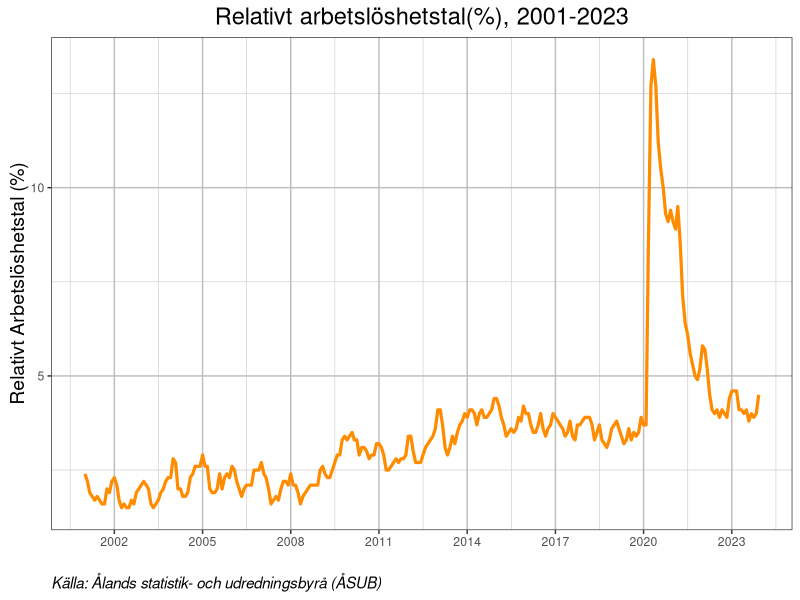
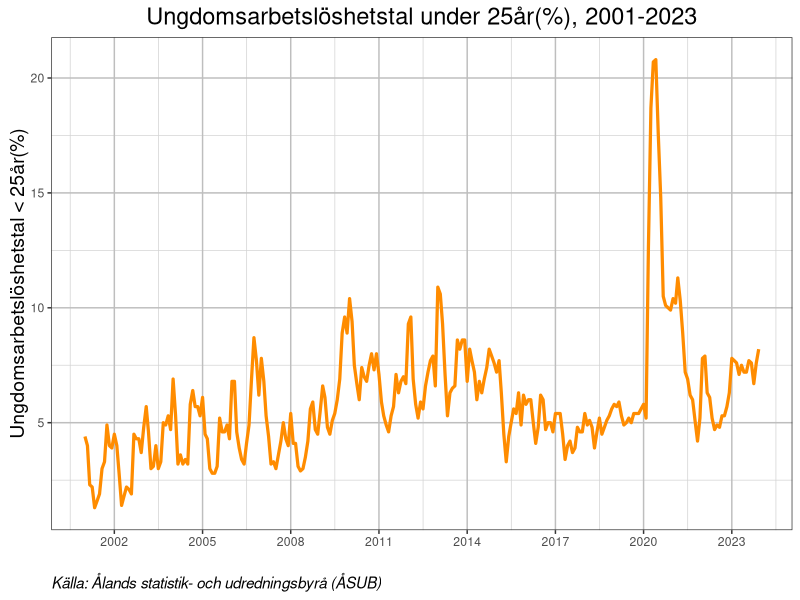
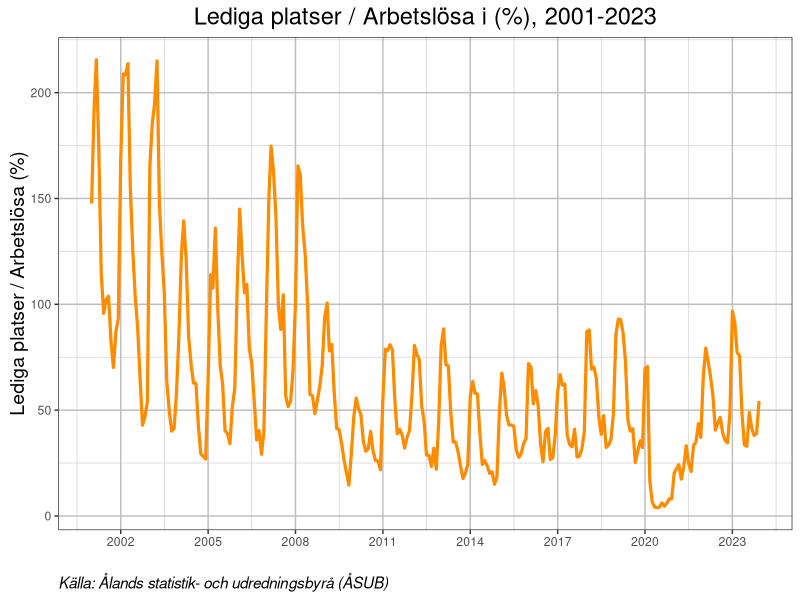
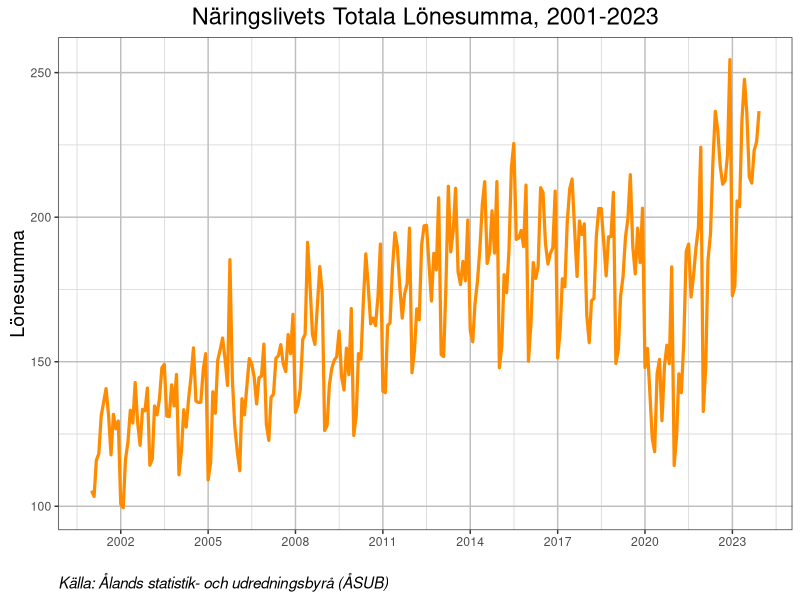
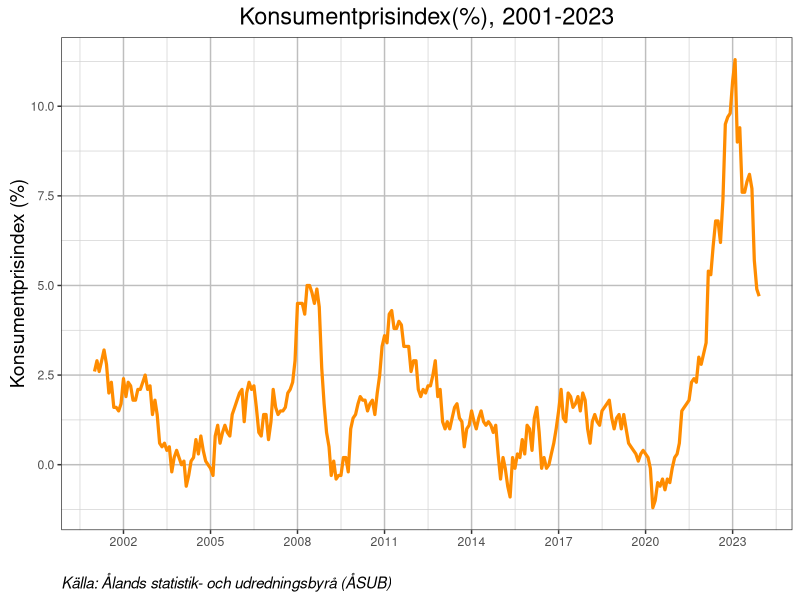
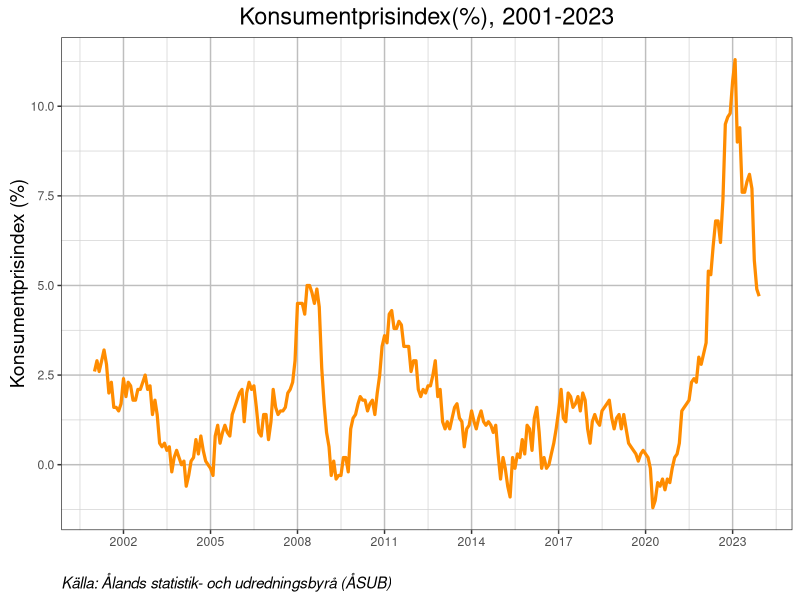

R code for these plots, in order:
library(ggplot2)
setwd("//ad.liu.se/home/erisj981/Downloads")

df <- read.csv("arb_df (2).csv")
df$Datum <- as.Date(df$Datum)

## 900x600

theme_set(theme_bw() +
  theme(axis.title.y = element_text(angle = 90, 
                       hjust = 0.5, 
                       vjust = 0.5,
                       size = 14), 
        plot.title = element_text(hjust = 0.5,
                                  size = 17),
        plot.subtitle = element_text(hjust = 0.5),
        plot.caption = element_text(face = "italic",
                                    hjust = 0,
                                    size = 11),
        panel.grid.major.x = element_line(color = "gray"),
        panel.grid.minor.x = element_line(color = "light gray"),
        panel.grid.major.y = element_line(color = "gray"),
        panel.grid.minor.y = element_line(color = "light gray")))

ggplot(data = df) +
  aes(x = df$Datum, y = df$Relativt.arbetslöshetstal) +
  geom_line(size = 1.1,
            colour = "dark orange")+
  labs(x = "",
       y = "Relativt Arbetslöshetstal (%)",
       title = "Relativt arbetslöshetstal(%), 2001-2023",
       caption = "Källa: Ålands statistik- och udredningsbyrå (ÅSUB)") +
  scale_x_date(date_breaks = "3 years",
               date_labels = "%Y", 
               limits = as.Date(c("2001-01-01","2023-12-01")))


ggplot(data = df) +
  aes(x = df$Datum, y = df$Ungdomsarbetslöshetstal..under.25.år.) +
  geom_line(size = 1.1,
            colour = "dark orange")+
  labs(x = "",
       y = "Ungdomsarbetslöshetstal < 25år(%)",
       title = "Ungdomsarbetslöshetstal under 25år(%), 2001-2023",
       caption = "Källa: Ålands statistik- och udredningsbyrå (ÅSUB)") +
  scale_x_date(date_breaks = "3 years",
               date_labels = "%Y", 
               limits = as.Date(c("2001-01-01","2023-12-01")))

#### Lediga platser / Arbetslösa (%) ####
ggplot(data = df) +
  aes(x = df$Datum, y = df$Lediga.platser...arbetslösa) +
  geom_line(size = 1.1,
            colour = "dark orange")+
  labs(x = "",
       y = "Lediga platser / Arbetslösa (%)",
       title = "Lediga platser / Arbetslösa i (%), 2001-2023",
       caption = "Källa: Ålands statistik- och udredningsbyrå (ÅSUB)") +
  scale_x_date(date_breaks = "3 years",
               date_labels = "%Y", 
               limits = as.Date(c("2001-01-01","2023-12-01")))


#### Totalsumma lön ####
ggplot(data = df) +
  aes(x = df$Datum, y = df$Totalsumma_lön) +
  geom_line(size = 1.1,
            colour = "dark orange")+
  labs(x = "",
       y = "Lönesumma",
       title = "Näringslivets Totala Lönesumma, 2001-2023",
       caption = "Källa: Ålands statistik- och udredningsbyrå (ÅSUB)") +
  scale_x_date(date_breaks = "3 years",
               date_labels = "%Y", 
               limits = as.Date(c("2001-01-01","2023-12-01")))



#### Total omsättning ####
ggplot(data = df) +
  aes(x = df$Datum, y = df$konsumenprisindex) +
  geom_line(size = 1.1,
            colour = "dark orange")+
  labs(x = "",
       y = "Konsumentprisindex (%)",
       title = "Konsumentprisindex(%), 2001-2023",
       caption = "Källa: Ålands statistik- och udredningsbyrå (ÅSUB)") +
  scale_x_date(date_breaks = "3 years",
               date_labels = "%Y", 
               limits = as.Date(c("2001-01-01","2023-12-01")))

#### KPI ####
ggplot(data = df) +
  aes(x = df$Datum, y = df$konsumenprisindex) +
  geom_line(size = 1.1,
            colour = "dark orange")+
  labs(x = "",
       y = "Konsumentprisindex (%)",
       title = "Konsumentprisindex(%), 2001-2023",
       caption = "Källa: Ålands statistik- och udredningsbyrå (ÅSUB)") +
  scale_x_date(date_breaks = "3 years",
               date_labels = "%Y", 
               limits = as.Date(c("2001-01-01","2023-12-01")))

